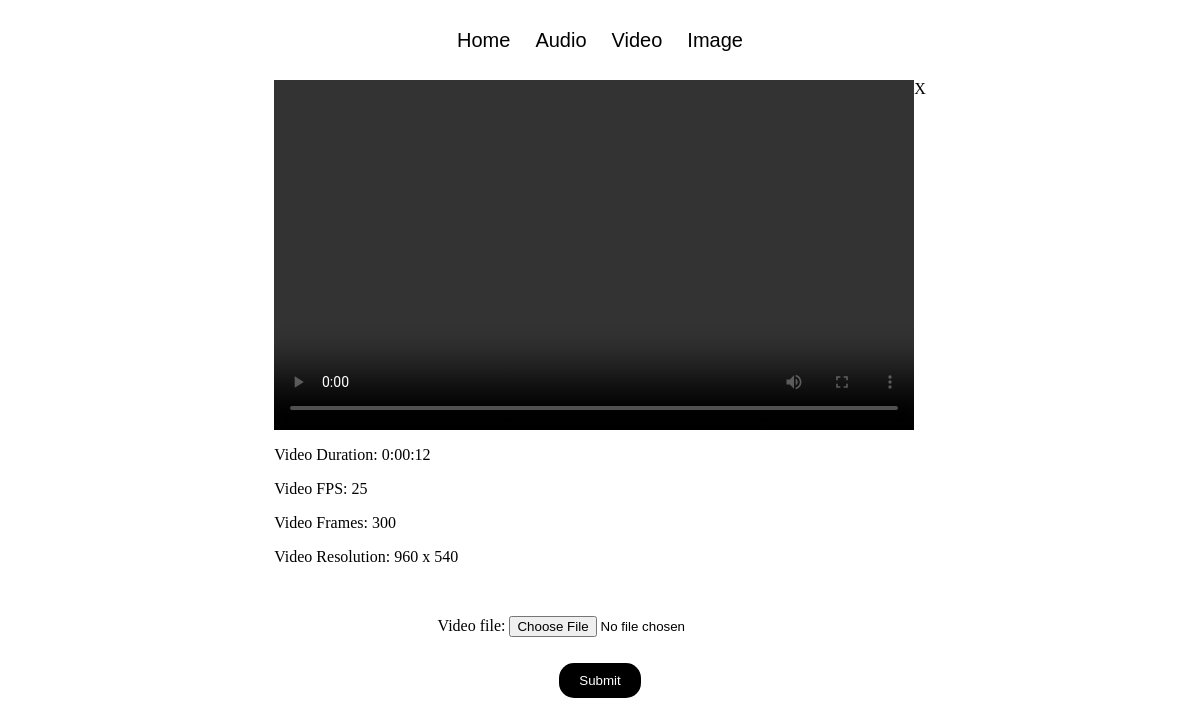
The page /video/ on the database as committed earlier.
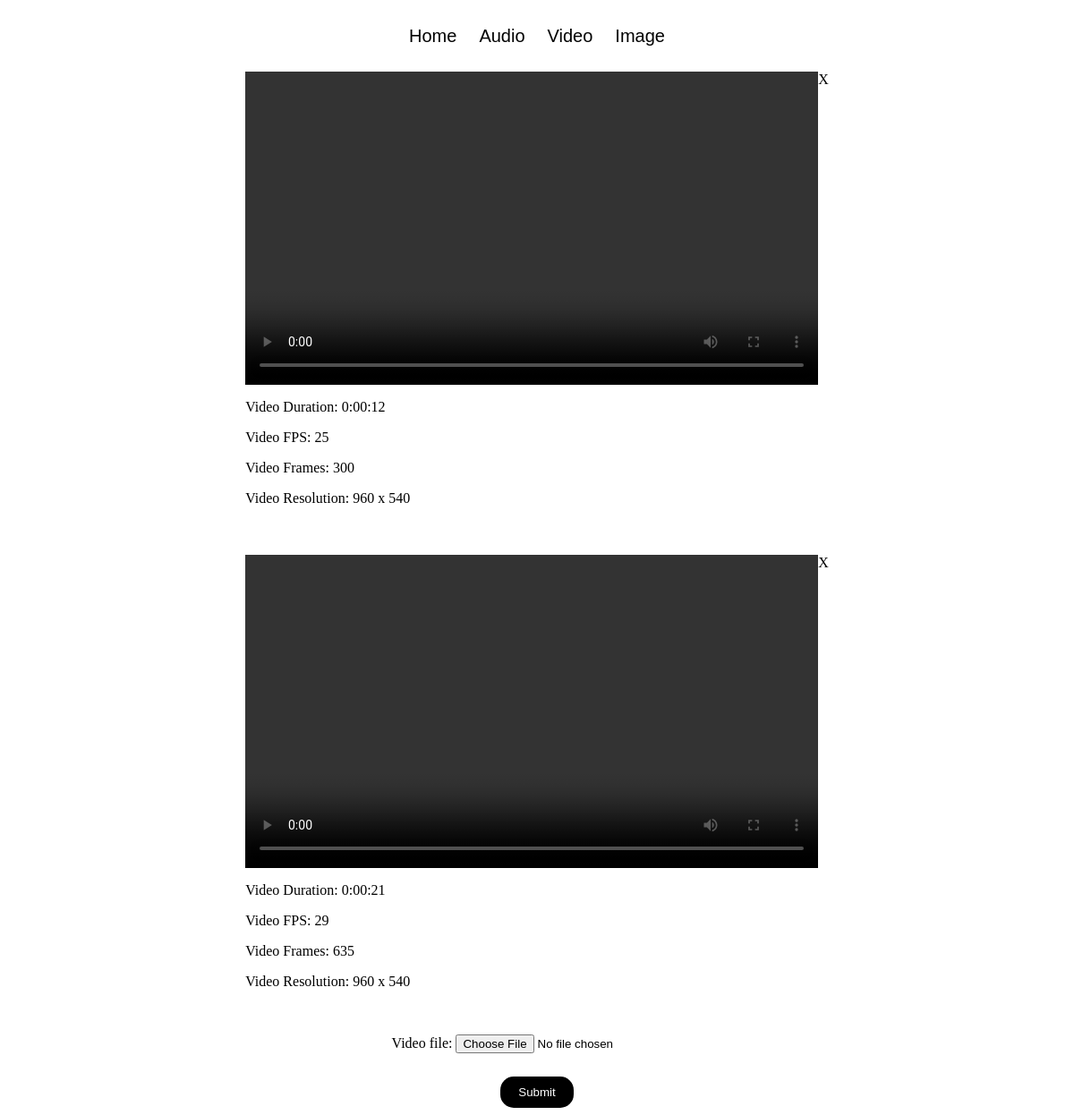
The same page on the database as committed later.
### base/models.py (models this page shows, shortened)
class Video(models.Model):
    id = models.AutoField(primary_key=True)
    title = models.CharField(max_length=200, null=True)
    video_file = models.FileField(upload_to="videos/")
    duration = models.DurationField(null=True, blank=False)
    fps = models.IntegerField(null=True, blank=False)
    frames = models.IntegerField(null=True, blank=False)
    width = models.IntegerField(null=True, blank=False)
    height = models.IntegerField(null=True, blank=False)
    cover = models.ImageField(upload_to="videos/cover/", blank=True, null=True)
    objects = VideoQuerySet.as_manager()

### base/views.py (the view)
# urls.py: path("video/", views.videoShow, name="video"),
def videoShow(request):
    if request.method == 'POST':
        form = VideoForm(request.POST, request.FILES)
        if form.is_valid():
            video = form.save(commit=False)
            video.save()
            return redirect("video")
    else:
        form = VideoForm()
    videos = Video.objects.all()
    context = {'form' : form, "videos" : videos}
    return render(request, 'base/video-show.html', context)

### base/forms.py
class VideoForm(ModelForm):
    class Meta:
        model = Video
        fields = ['video_file']

### base/templates/base/video-show.html (shortened to what this page needs)
<!DOCTYPE html>
<html lang="en">
<head>
</head>
<body>
    {% extends "main.html" %}
    {% block content %}
    {% if videos %}
    <div class="video-collection">
        {% for video in videos %}
        <div>
            <div class="video-self">
                <video controls width="640" height="350">
                    <source src="{{ video.video_file.url }}" type="{{ video.video_file.content_type }}" />
                </video>
                <a href="{% url 'delete-video' video.id %}">X</a>
            </div>
            <p>Video Duration: {{video.duration}}</p>
            <p>Video FPS: {{video.fps}}</p>
            <p>Video Frames: {{video.frames}}</p>
            <p>Video Resolution: {{video.width}} x {{video.height}}</p>
        </div>
        {% endfor %}
    </div>
    {% else %}
    <h2>Try Uploading your first video</h2>
    {% endif %}
    <form action="" method="post" name="upload" class="upload-form" enctype="multipart/form-data">
        {{form.as_p}}
        <button type="submit" class="upload-button">Submit</button>
    </form>
    {% endblock content %}

### templates/main.html (shortened to what this page needs)
<!DOCTYPE html>
<html lang="en">
<head>
</head>
<body>
    {% include "navbar.html" %}
    {% block content %}
    {% endblock %}
</body>
</html>

### templates/navbar.html (shortened to what this page needs)
<!DOCTYPE html>
<html lang="en">
<head>
</head>
<body>
    <nav>
        <ul>
            <a href="{% url 'home' %}">
                <li>Home</li>
            </a>
            <a href="{% url 'audio' %}">
                <li>Audio</li>
            </a>
            <a href="{% url 'video' %}">
                <li>Video</li>
            </a>
            <a href="{% url 'image' %}">
                <li>Image</li>
            </a>
        </ul>
    </nav>
</body>
</html>

### base/templates/base/video-show.html (style rules this page uses)
.upload-form { display: flex; justify-content: center; align-items: center; flex-direction: column; row-gap: 10px; }
.upload-button { border: 0; border-radius: 15px; padding: 10px 20px; background-color: black; color: white; }
.video-collection { display: flex; flex-direction: column; row-gap: 20px; justify-content: center; align-items: center; }
.video-self { display: flex; flex-direction: row; justify-content: center; }
.video-self a { color: black; text-decoration: none; }

### templates/navbar.html (style rules this page uses)
li { display: inline; text-decoration: none; }
nav ul { padding: 0 50px; height: 5vh; display: flex; flex-direction: row; column-gap: 25px; justify-content: center; align-items: center; font-size: 20px; font-family: sans-serif; }
nav ul a { color: black; text-decoration: none; }

Rows that differ between the two databases and show on the page:
added Video: duration "0:00:21", fps "29", frames "635", width "960", height "540"
